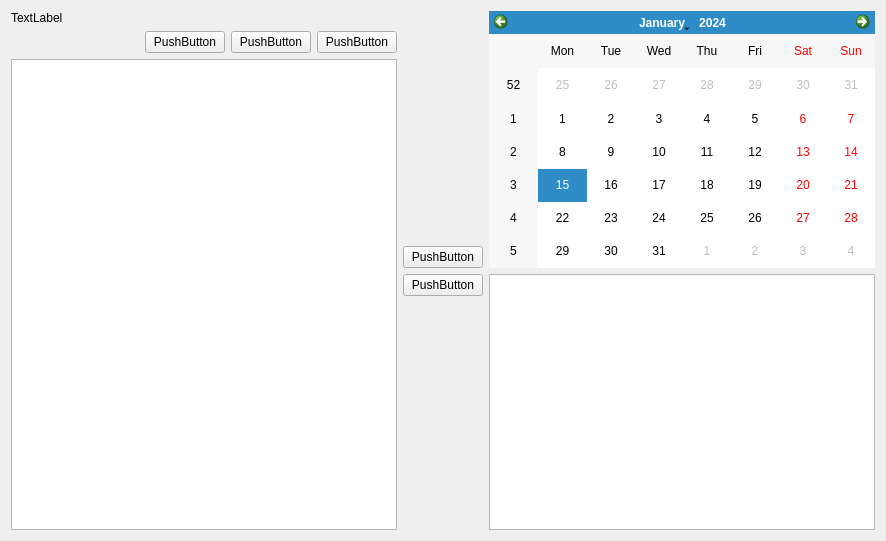
<?xml version="1.0" encoding="UTF-8"?>
<ui version="4.0">
 <class>taskWidget</class>
 <widget class="QWidget" name="taskWidget">
  <property name="geometry">
   <rect>
    <x>0</x>
    <y>0</y>
    <width>886</width>
    <height>541</height>
   </rect>
  </property>
  <property name="windowTitle">
   <string/>
  </property>
  <layout class="QHBoxLayout" name="horizontalLayout_2">
   <item>
    <layout class="QVBoxLayout" name="verticalLayout_2">
     <item>
      <widget class="QLabel" name="label">
       <property name="text">
        <string>TextLabel</string>
       </property>
      </widget>
     </item>
     <item>
      <layout class="QHBoxLayout" name="horizontalLayout">
       <item>
        <spacer name="horizontalSpacer">
         <property name="orientation">
          <enum>Qt::Horizontal</enum>
         </property>
         <property name="sizeHint" stdset="0">
          <size>
           <width>40</width>
           <height>20</height>
          </size>
         </property>
        </spacer>
       </item>
       <item>
        <widget class="QPushButton" name="pushButton">
         <property name="text">
          <string>PushButton</string>
         </property>
        </widget>
       </item>
       <item>
        <widget class="QPushButton" name="pushButton_2">
         <property name="text">
          <string>PushButton</string>
         </property>
        </widget>
       </item>
       <item>
        <widget class="QPushButton" name="pushButton_3">
         <property name="text">
          <string>PushButton</string>
         </property>
        </widget>
       </item>
      </layout>
     </item>
     <item>
      <widget class="QListView" name="listView"/>
     </item>
    </layout>
   </item>
   <item>
    <layout class="QVBoxLayout" name="verticalLayout_3">
     <item>
      <spacer name="verticalSpacer">
       <property name="orientation">
        <enum>Qt::Vertical</enum>
       </property>
       <property name="sizeHint" stdset="0">
        <size>
         <width>20</width>
         <height>40</height>
        </size>
       </property>
      </spacer>
     </item>
     <item>
      <widget class="QPushButton" name="pushButton_4">
       <property name="text">
        <string>PushButton</string>
       </property>
      </widget>
     </item>
     <item>
      <widget class="QPushButton" name="pushButton_5">
       <property name="text">
        <string>PushButton</string>
       </property>
      </widget>
     </item>
     <item>
      <spacer name="verticalSpacer_2">
       <property name="orientation">
        <enum>Qt::Vertical</enum>
       </property>
       <property name="sizeHint" stdset="0">
        <size>
         <width>20</width>
         <height>40</height>
        </size>
       </property>
      </spacer>
     </item>
    </layout>
   </item>
   <item>
    <layout class="QVBoxLayout" name="verticalLayout">
     <item>
      <widget class="QCalendarWidget" name="calendarWidget"/>
     </item>
     <item>
      <widget class="QListView" name="listView_2"/>
     </item>
    </layout>
   </item>
  </layout>
 </widget>
 <resources/>
 <connections/>
</ui>
